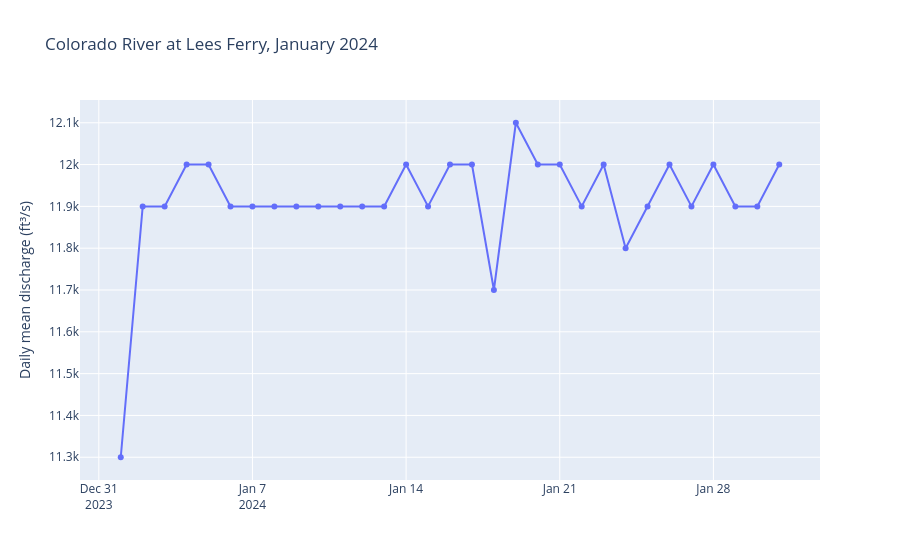

The notebook cell saved with this chart:
### Code cell
import plotly.express as px

px.line(flow, x="time", y="value", markers=True,
        labels={"time": "", "value": "Daily mean discharge (ft³/s)"},
        title="Colorado River at Lees Ferry, January 2024")

### Figure 1 — Plotly figure (JSON) as saved in the notebook; plotly's stock layout.template omitted (floating-point values rounded to 4 significant figures)
{"data": [{"hovertemplate": "=%{x}<br>Daily mean discharge (ft³/s)=%{y}<extra></extra>", "legendgroup": "", "line": {"color": "#636efa", "dash": "solid"}, "marker": {"symbol": "circle"}, "mode": "lines+markers", "name": "", "orientation": "v", "showlegend": false, "type": "scatter", "x": ["2024-01-01", "2024-01-02", "2024-01-03", "2024-01-04", "2024-01-05", "2024-01-06", "2024-01-07", "2024-01-08", "2024-01-09", "2024-01-10", "2024-01-11", "2024-01-12", "2024-01-13", "2024-01-14", "2024-01-15", "2024-01-16", "2024-01-17", "2024-01-18", "2024-01-19", "2024-01-20", "2024-01-21", "2024-01-22", "2024-01-23", "2024-01-24", "2024-01-25", "2024-01-26", "2024-01-27", "2024-01-28", "2024-01-29", "2024-01-30", "2024-01-31"], "xaxis": "x", "y": [11300.0, 11900.0, 11900.0, 12000.0, 12000.0, 11900.0, 11900.0, 11900.0, 11900.0, 11900.0, 11900.0, 11900.0, 11900.0, 12000.0, 11900.0, 12000.0, 12000.0, 11700.0, 12100.0, 12000.0, 12000.0, 11900.0, 12000.0, 11800.0, 11900.0, 12000.0, 11900.0, 12000.0, 11900.0, 11900.0, 12000.0], "yaxis": "y"}], "layout": {"legend": {"tracegroupgap": 0}, "title": {"text": "Colorado River at Lees Ferry, January 2024"}, "xaxis": {"anchor": "y", "domain": [0.0, 1.0], "title": {"text": ""}}, "yaxis": {"anchor": "x", "domain": [0.0, 1.0], "title": {"text": "Daily mean discharge (ft³/s)"}}}}
